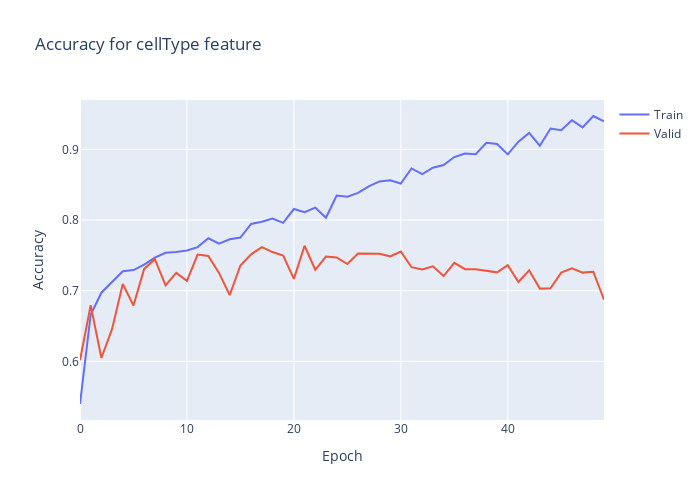

This figure's notebook cell:
### Code cell
plt.clf()
fig = go.Figure()
fig.add_trace(go.Scatter(y=history_VGG_2.history['cellType_sparse_categorical_accuracy'], name='Train'))
fig.add_trace(go.Scatter(y=history_VGG_2.history['val_cellType_sparse_categorical_accuracy'], name='Valid'))
fig.update_layout(height=500, width=700,title='Accuracy for cellType feature', xaxis_title='Epoch', yaxis_title='Accuracy')
fig.show()

### Figure 1 — Plotly figure (JSON) as saved in the notebook; plotly's stock layout.template omitted (floating-point values rounded to 4 significant figures)
{"data": [{"name": "Train", "type": "scatter", "y": [0.5396, 0.666, 0.6971, 0.7118, 0.7276, 0.7292, 0.7367, 0.7467, 0.7537, 0.7546, 0.7568, 0.7617, 0.7742, 0.7665, 0.7727, 0.7751, 0.7944, 0.7976, 0.8021, 0.796, 0.8155, 0.811, 0.8176, 0.8032, 0.8347, 0.8329, 0.8383, 0.8476, 0.8546, 0.8561, 0.8517, 0.8729, 0.865, 0.874, 0.8778, 0.8891, 0.894, 0.8932, 0.9092, 0.9076, 0.8929, 0.9108, 0.9232, 0.9051, 0.9295, 0.9271, 0.9413, 0.931, 0.9472, 0.9398]}, {"name": "Valid", "type": "scatter", "y": [0.6015, 0.6795, 0.6047, 0.6459, 0.7094, 0.6791, 0.7308, 0.7445, 0.7074, 0.7251, 0.7138, 0.751, 0.749, 0.7251, 0.6936, 0.7357, 0.7514, 0.7615, 0.7546, 0.7498, 0.7167, 0.7635, 0.7296, 0.7482, 0.747, 0.7377, 0.7526, 0.7522, 0.7522, 0.7486, 0.7555, 0.7332, 0.73, 0.7344, 0.7207, 0.7393, 0.7304, 0.7304, 0.728, 0.7259, 0.7361, 0.7122, 0.7288, 0.7029, 0.7033, 0.7255, 0.7316, 0.7255, 0.7268, 0.6871]}], "layout": {"height": 500, "title": {"text": "Accuracy for cellType feature"}, "width": 700, "xaxis": {"title": {"text": "Epoch"}}, "yaxis": {"title": {"text": "Accuracy"}}}}
